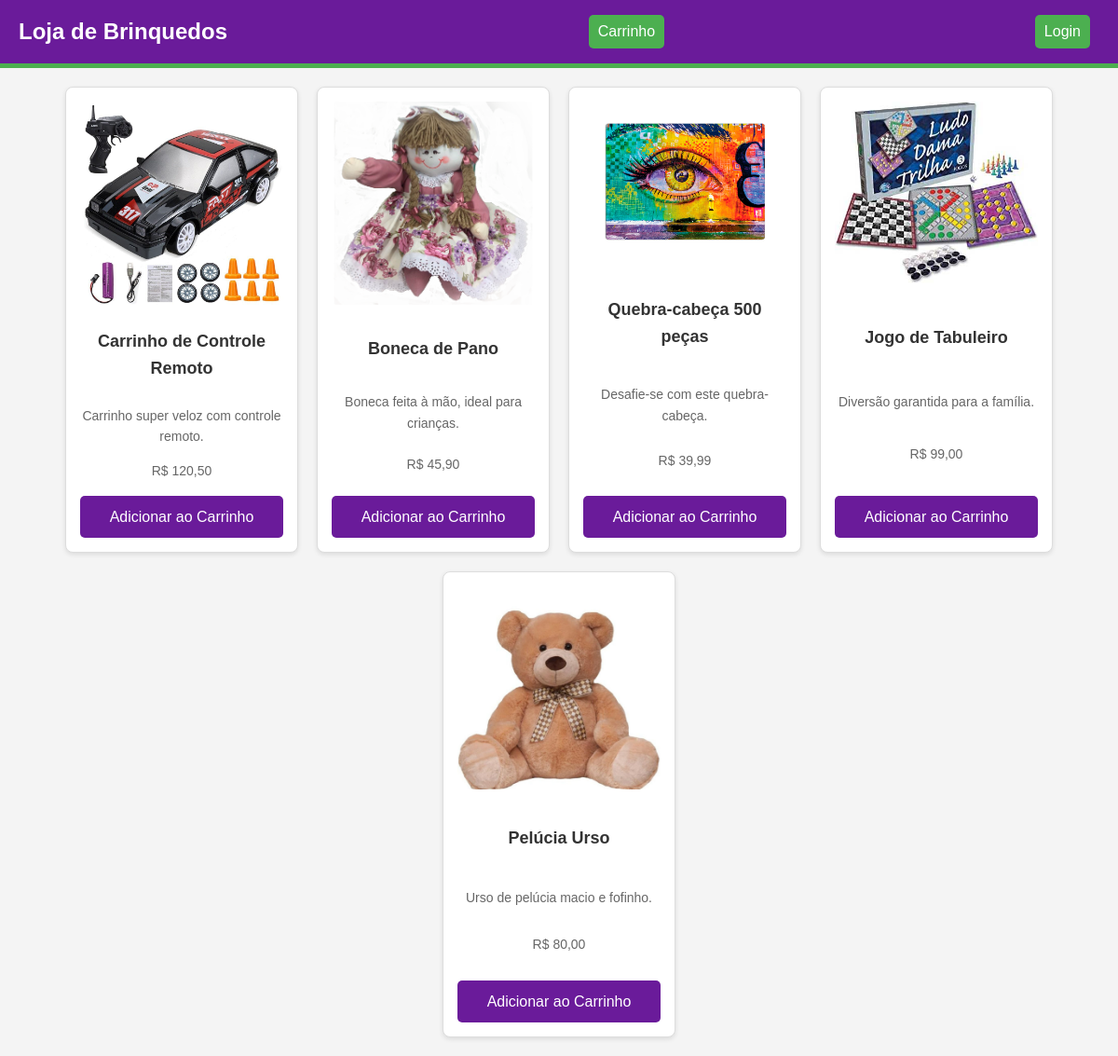
The page / on the database its author committed.
### tables this page shows
CREATE TABLE products (
    id INT AUTO_INCREMENT PRIMARY KEY,
    name VARCHAR(100) NOT NULL,
    description TEXT,
    price DECIMAL(10, 2) NOT NULL,
    image VARCHAR(255) NOT NULL
);

### index.php (the view, shortened to what this page needs)
<?php
include 'db.php';
$query = "SELECT * FROM products";
$result = $conn->query($query);
?>
<!DOCTYPE html>
<html>
<head>
    <link rel="stylesheet" href="styles.css">
</head>
<body>
    <header>
        <h1>Loja de Brinquedos</h1>
        <a href="carrinho.php">Carrinho</a>
        <?php if (isset($_SESSION['username'])): ?>
            <a href="logout.php">Sair</a>
        <?php else: ?>
            <a href="login.php">Login</a>
        <?php endif; ?>
    </header>
    <div class="products">
        <?php while ($product = $result->fetch_assoc()): ?>
            <div class="product">
                <img src="imgs/<?php echo $product['image']; ?>" alt="<?php echo $product['name']; ?>">
                <h2><?php echo $product['name']; ?></h2>
                <p><?php echo $product['description']; ?></p>
                <p>R$ <?php echo number_format($product['price'], 2, ',', '.'); ?></p>
                <a href="adicionar.php?id=<?php echo $product['id']; ?>">Adicionar ao Carrinho</a>
            </div>
        <?php endwhile; ?>
    </div>
</body>
</html>

### styles.css (style rules this page uses)
* { margin: 0; padding: 0; box-sizing: border-box; }
body { font-family: Arial, sans-serif; background-color: #f4f4f4; color: #333; line-height: 1.6; }
header { background-color: #6a1b9a; color: #fff; padding: 15px 20px; display: flex; justify-content: space-between; align-items: center; border-bottom: 5px solid #4caf50; }
header h1 { font-size: 24px; }
header a { color: #fff; text-decoration: none; margin: 0 10px; padding: 5px 10px; background: #4caf50; border-radius: 5px; transition: background 0.3s; }
.products { display: flex; flex-wrap: wrap; gap: 20px; justify-content: center; padding: 20px; }
.product { background: #fff; border: 1px solid #ddd; border-radius: 8px; box-shadow: 0 2px 5px rgba(0, 0, 0, 0.1); padding: 15px; text-align: center; width: 250px; height: 500px; display: flex; flex-direction: column; justify-content: space-between; transition: transform 0.3s, box-shadow 0.3s; }
.product img { max-width: 100%; height: auto; margin-bottom: 10px; border-radius: 5px; }
.product h2 { font-size: 18px; margin-bottom: 10px; color: #333; }
.product p { font-size: 14px; color: #666; }
.product a { display: inline-block; padding: 10px 15px; background: #6a1b9a; color: #fff; text-decoration: none; border-radius: 5px; transition: background 0.3s; }

### rows shown on the page
products: image (picture), name "Carrinho de Controle Remoto", description "Carrinho super veloz com controle remoto.", price "120,50"
products: image (picture), name "Boneca de Pano", description "Boneca feita à mão, ideal para crianças.", price "45,90"
products: image (picture), name "Quebra-cabeça 500 peças", description "Desafie-se com este quebra-cabeça.", price "39,99"
products: image (picture), name "Jogo de Tabuleiro", description "Diversão garantida para a família.", price "99,00"
products: image (picture), name "Pelúcia Urso", description "Urso de pelúcia macio e fofinho.", price "80,00"
